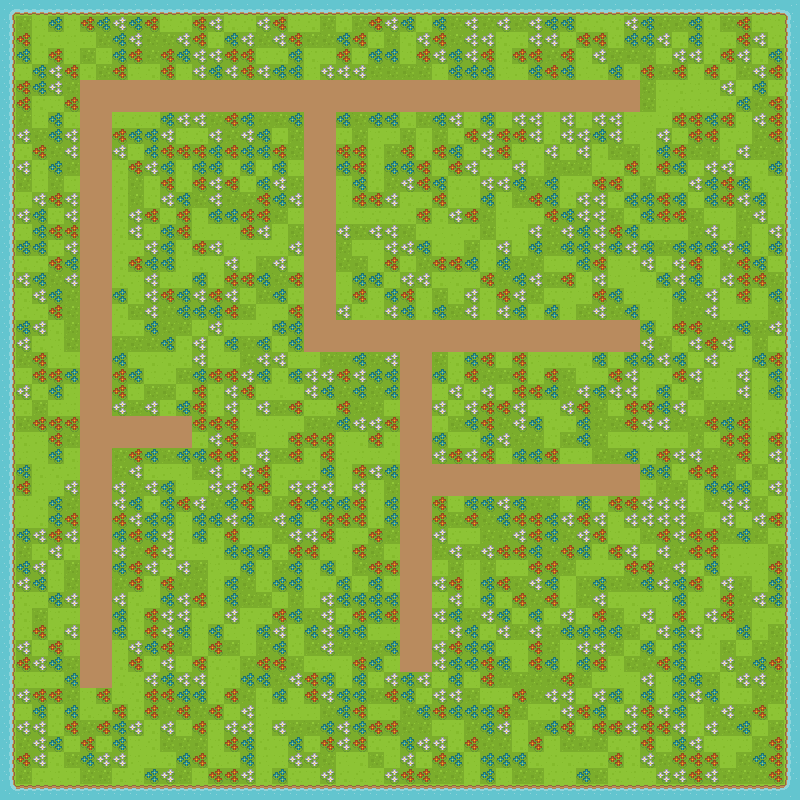

Below is a game level as drawn by its tile map, then a one-line description and the .tmx that defines it (tile-layer data replaced by summaries):
An orthogonal 50x50 tile map with 16x16 px tiles, 3 tile layers (BackgroundLayer, Paths, Walls) and 9 objects.

<map version="1.2" tiledversion="1.2.3" orientation="orthogonal" renderorder="left-down" width="50" height="50" tilewidth="16" tileheight="16" infinite="0" nextlayerid="6" nextobjectid="13">
 <tileset firstgid="1" name="roguelikeSheet_transparent" tilewidth="16" tileheight="16" spacing="1" tilecount="1767" columns="57">
  <image source="roguelikeSheet_transparent.png" width="968" height="526" />
  <tile id="3">
   <properties>
    <property name="Type" value="Wall" />
   </properties>
  </tile>
  <tile id="57">
   <properties>
    <property name="Type" value="Wall" />
   </properties>
  </tile>
  <tile id="58">
   <properties>
    <property name="Type" value="Wall" />
   </properties>
  </tile>
  <tile id="59">
   <properties>
    <property name="Type" value="Wall" />
   </properties>
  </tile>
  <tile id="61">
   <properties>
    <property name="Type" value="Wall" />
   </properties>
  </tile>
  <tile id="114">
   <properties>
    <property name="Type" value="Wall" />
   </properties>
  </tile>
  <tile id="115">
   <properties>
    <property name="Type" value="Wall" />
   </properties>
  </tile>
  <tile id="117">
   <properties>
    <property name="Type" value="Wall" />
   </properties>
  </tile>
  <tile id="1047">
   <properties>
    <property name="PlayerSpawn" type="bool" value="true" />
   </properties>
  </tile>
  <tile id="1352">
   <properties>
    <property name="Type" value="Pickup" />
   </properties>
  </tile>
 </tileset>
 <layer id="1" name="BackgroundLayer" width="50" height="50" locked="1">
  <data>[2500 cells, 2500 non-empty, 6 distinct tile ids]</data>
 </layer>
 <layer id="2" name="Paths" width="50" height="50" locked="1">
  <data>[2500 cells, 286 non-empty, 1 distinct tile ids]</data>
 </layer>
 <layer id="3" name="Walls" width="50" height="50" locked="1">
  <data>[2500 cells, 196 non-empty, 8 distinct tile ids]</data>
 </layer>
 <objectgroup id="4" name="Objects" locked="1">
  <object id="2" gid="1370" x="79.8182" y="688.545" width="16" height="16" />
  <object id="3" gid="1370" x="79.0909" y="684.727" width="16" height="16" />
  <object id="4" gid="1370" x="80" y="688" width="16" height="16" />
  <object id="6" gid="1048" x="80" y="688" width="16" height="16" />
 </objectgroup>
 <objectgroup id="5" name="Pickups" locked="1">
  <object id="7" gid="1353" x="176" y="448" width="16" height="16" />
  <object id="8" gid="1353" x="416" y="672" width="16" height="16" />
  <object id="9" gid="1353" x="624" y="496" width="16" height="16" />
  <object id="11" gid="1353" x="624" y="336" width="16" height="16" />
  <object id="12" gid="1353" x="624" y="112" width="16" height="16" />
 </objectgroup>
</map>